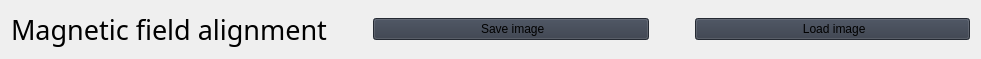
                      <widget class="QWidget" name="horizontalLayoutWidget_5">
                       <property name="geometry">
                        <rect>
                         <x>10</x>
                         <y>0</y>
                         <width>981</width>
                         <height>41</height>
                        </rect>
                       </property>
                       <layout class="QHBoxLayout" name="horizontalLayout_13">
                        <item>
                         <widget class="QLabel" name="label_20">
                          <property name="font">
                           <font>
                            <family>Segoe UI Semibold</family>
                            <pointsize>20</pointsize>
                            <weight>7</weight>
                            <italic>false</italic>
                            <bold>false</bold>
                           </font>
                          </property>
                          <property name="styleSheet">
                           <string notr="true">font: 63 20pt &quot;Segoe UI Semibold&quot;;</string>
                          </property>
                          <property name="text">
                           <string>Magnetic field alignment</string>
                          </property>
                         </widget>
                        </item>
                        <item>
                         <spacer name="horizontalSpacer_16">
                          <property name="sizeType">
                           <enum>QSizePolicy::Fixed</enum>
                          </property>
                          <property name="sizeHint" stdset="0">
                           <size>
                            <width>40</width>
                            <height>20</height>
                           </size>
                          </property>
                         </spacer>
                        </item>
                        <item>
                         <widget class="QPushButton" name="magnet_save_2">
                          <property name="sizePolicy">
                           <sizepolicy hsizetype="Expanding" vsizetype="Fixed">
                            <horstretch>0</horstretch>
                            <verstretch>0</verstretch>
                           </sizepolicy>
                          </property>
                          <property name="styleSheet">
                           <string notr="true">background-color: rgb(52, 59, 72);
font: 63 15pt &quot;Segoe UI Semibold&quot;;</string>
                          </property>
                          <property name="text">
                           <string> Save image</string>
                          </property>
                          <property name="icon">
                           <iconset>
                            <normaloff>:/icons/images/icons/cil-save.png</normaloff>:/icons/images/icons/cil-save.png</iconset>
                          </property>
                         </widget>
                        </item>
                        <item>
                         <spacer name="horizontalSpacer_20">
                          <property name="sizeType">
                           <enum>QSizePolicy::Fixed</enum>
                          </property>
                          <property name="sizeHint" stdset="0">
                           <size>
                            <width>40</width>
                            <height>20</height>
                           </size>
                          </property>
                         </spacer>
                        </item>
                        <item>
                         <widget class="QPushButton" name="magnet_load">
                          <property name="sizePolicy">
                           <sizepolicy hsizetype="Expanding" vsizetype="Fixed">
                            <horstretch>0</horstretch>
                            <verstretch>0</verstretch>
                           </sizepolicy>
                          </property>
                          <property name="styleSheet">
                           <string notr="true">background-color: rgb(52, 59, 72);
font: 63 15pt &quot;Segoe UI Semibold&quot;;</string>
                          </property>
                          <property name="text">
                           <string> Load image</string>
                          </property>
                          <property name="icon">
                           <iconset>
                            <normaloff>:/icons/images/icons/cil-folder-open.png</normaloff>:/icons/images/icons/cil-folder-open.png</iconset>
                          </property>
                         </widget>
                        </item>
                       </layout>
                      </widget>
